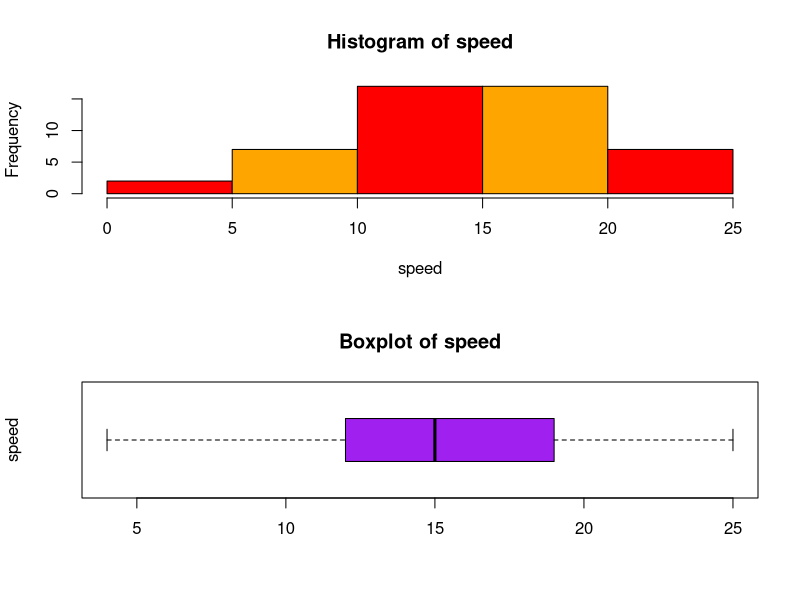
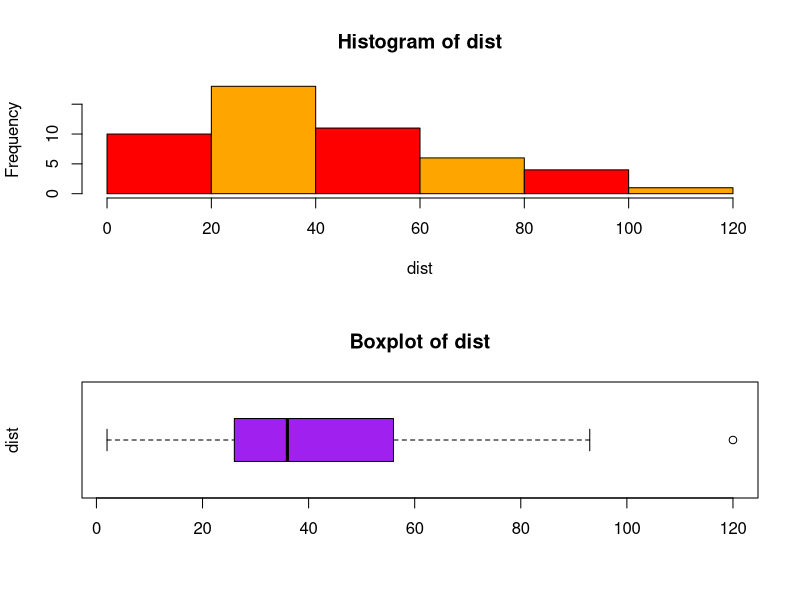

Recreate these plots in R, in order.
#======================================================================================================================
#FUNCTION FOR IMPORTING ALL THE HISTOGRAMS AND BOXPLOTS FOR THE GIVEN DATA SET
#======================================================================================================================


#In this function you'll be able to create graphs of all the numeric variables in a present in a dataset



Graphs_v1 = function(data)                                          #creating the function "Graphs" with one parameter called data
{
  for (i in 1:ncol(data))                                           #running the for loop to creat histograms and boxplots for all the variables
  {
    if(is.numeric(data[,i]))                                        #the function will take only numerical variables
    {
      png(paste(names(data)[i],".png",sep = ""),bg = "light grey")  #creating png files of respective names with grey background and storing them in the working directiory 
               
      par(mfrow=c(2,1))                                             #partitioning the canvas . making two rowa and one column so that the graphs fit in one canvas
      
      hist((data)[,i],main = paste("Histogram of",names(data)[i]),xlab = names(data)[i],col = c("red","orange")) 
      #creating histogram of the respective variable of the data. labeling the axis and the heading
      
      boxplot((data)[,i], main = paste("Boxplot of",names(data)[i]),ylab=names(data)[i],col="purple",horizontal = T)
      #creating boxplots
      
      dev.off()
      #turning off png function
    }
  }
}

Graphs_v1(cars)
